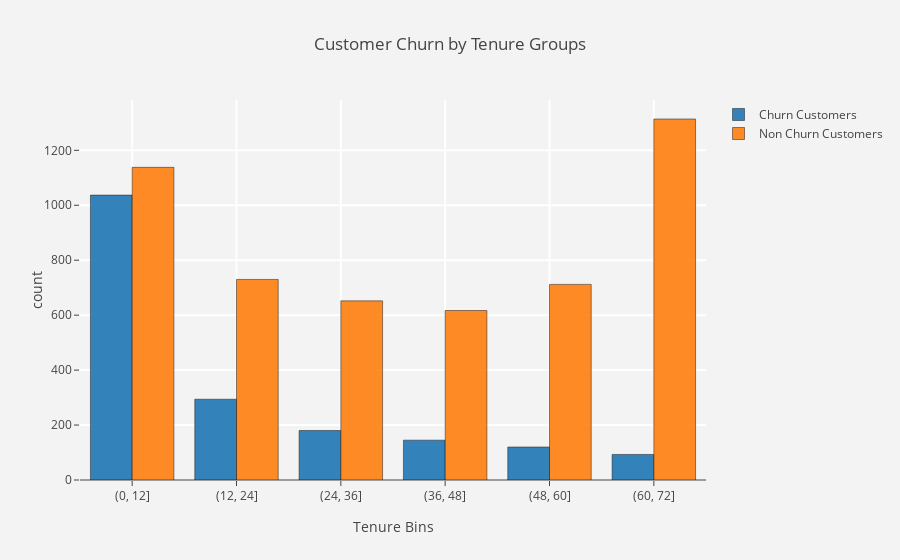

Notebook cell for this chart:
### Markdown cell above
### 4.4 Customer Churn in Tenure Groups

### Code cell
# Customer Churn in Tenure Groups
tenure_churn  =  df_visual[df_visual["Churn"]=="Yes"]["tenure_bins"].value_counts().reset_index()
tenure_churn.columns  = ["tenure_bins","count"]
tenure_no_churn =  df_visual[df_visual["Churn"]=="No"]["tenure_bins"].value_counts().reset_index()
tenure_no_churn.columns = ["tenure_bins","count"]

# bar - churn
trace1 = go.Bar(x = tenure_churn["tenure_bins"]  , y = tenure_churn["count"],
                name = "Churn Customers",
                marker = dict(line = dict(width = .5,color = "black")),
                opacity = .9)

# bar - not churn
trace2 = go.Bar(x = tenure_no_churn["tenure_bins"] , y = tenure_no_churn["count"],
                name = "Non Churn Customers",
                marker = dict(line = dict(width = .5,color = "black")),
                opacity = .9)

layout = go.Layout(dict(title = "Customer Churn by Tenure Groups",
                        plot_bgcolor  = "rgb(243,243,243)",paper_bgcolor = "rgb(243,243,243)",
                        xaxis = dict(gridcolor = 'rgb(255, 255, 255)',title = "Tenure Bins",
                                     zerolinewidth=1,ticklen=5,gridwidth=2),
                        yaxis = dict(gridcolor = 'rgb(255, 255, 255)',title = "count",
                                     zerolinewidth=1,ticklen=5,gridwidth=2),
                       )
                  )
data = [trace1,trace2]
fig  = go.Figure(data=data,layout=layout)
py.iplot(fig)

### Figure 1 — Plotly figure (JSON) as saved in the notebook; plotly's stock layout.template omitted (floating-point values rounded to 4 significant figures)
{"data": [{"marker": {"line": {"color": "black", "width": 0.5}}, "name": "Churn Customers", "opacity": 0.9, "type": "bar", "uid": "11199cf8-4704-11e9-bfef-784f43858a7c", "x": ["(0, 12]", "(12, 24]", "(24, 36]", "(36, 48]", "(48, 60]", "(60, 72]"], "y": [1037, 294, 180, 145, 120, 93]}, {"marker": {"line": {"color": "black", "width": 0.5}}, "name": "Non Churn Customers", "opacity": 0.9, "type": "bar", "uid": "111b1a10-4704-11e9-92b0-784f43858a7c", "x": ["(60, 72]", "(0, 12]", "(12, 24]", "(48, 60]", "(24, 36]", "(36, 48]"], "y": [1314, 1138, 730, 712, 652, 617]}], "layout": {"paper_bgcolor": "rgb(243,243,243)", "plot_bgcolor": "rgb(243,243,243)", "title": "Customer Churn by Tenure Groups", "xaxis": {"gridcolor": "rgb(255, 255, 255)", "gridwidth": 2, "ticklen": 5, "title": "Tenure Bins", "zerolinewidth": 1}, "yaxis": {"gridcolor": "rgb(255, 255, 255)", "gridwidth": 2, "ticklen": 5, "title": "count", "zerolinewidth": 1}}}
